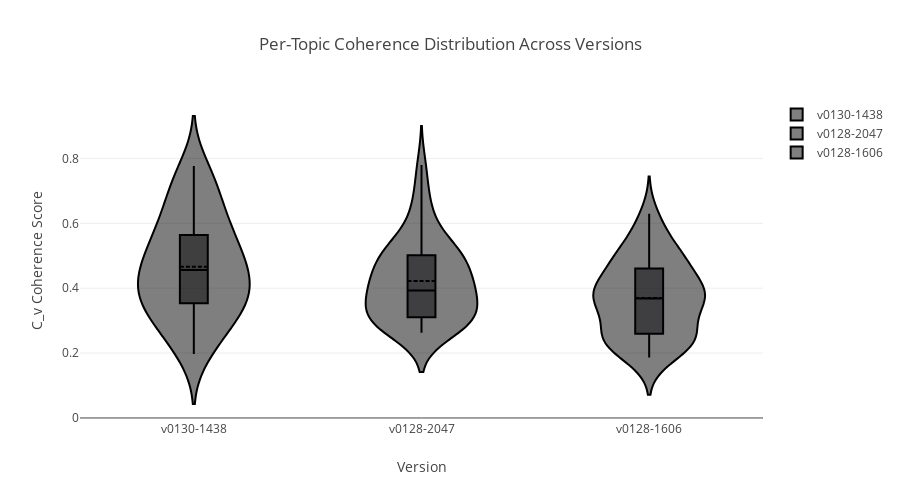

The notebook cell this image was saved under:
### Code cell
# Cell 23: Per-Topic Coherence Distribution
# Violin plot showing coherence distribution per version
fig = go.Figure()

for version_id in version_ids:
    version_name = versions_df[versions_df['id']==version_id]['name'].values[0]
    topic_scores = per_topic_coherence[version_id]
    
    fig.add_trace(go.Violin(
        y=topic_scores['c_v'],
        name=version_name,
        box_visible=True,
        meanline_visible=True
    ))

fig.update_layout(
    title='Per-Topic Coherence Distribution Across Versions',
    yaxis_title='C_v Coherence Score',
    xaxis_title='Version',
    showlegend=True,
    height=500
)
fig.show()

### Figure 1 — Plotly figure (JSON) as saved in the notebook; plotly's stock layout.template omitted (floating-point values rounded to 4 significant figures)
{"data": [{"box": {"visible": true}, "meanline": {"visible": true}, "name": "v0130-1438", "type": "violin", "y": [0.4754, 0.3848, 0.552, 0.2828, 0.4444, 0.6484, 0.3643, 0.6994, 0.4125, 0.7765, 0.3793, 0.2879, 0.5462, 0.6771, 0.5687, 0.6175, 0.3859, 0.4616, 0.4718, 0.4674, 0.635, 0.2366, 0.6032, 0.4588, 0.3737, 0.1973, 0.7016, 0.4428, 0.7419, 0.4043, 0.3197, 0.2346, 0.5585, 0.5095, 0.3507, 0.3209, 0.4537, 0.329, 0.3179, 0.5279, 0.2104, 0.3569, 0.5502, 0.7734]}, {"box": {"visible": true}, "meanline": {"visible": true}, "name": "v0128-2047", "type": "violin", "y": [0.3088, 0.5393, 0.488, 0.6271, 0.5234, 0.4004, 0.5061, 0.5047, 0.5018, 0.3647, 0.3092, 0.5018, 0.3112, 0.7086, 0.6455, 0.3785, 0.4293, 0.2898, 0.4416, 0.2879, 0.382, 0.2946, 0.4558, 0.3866, 0.3875, 0.4353, 0.4603, 0.7794, 0.5669, 0.3931, 0.3235, 0.2956, 0.2625, 0.3003, 0.4187, 0.292, 0.3122, 0.3364, 0.5639, 0.496, 0.3841, 0.4695, 0.386, 0.2875, 0.2663]}, {"box": {"visible": true}, "meanline": {"visible": true}, "name": "v0128-1606", "type": "violin", "y": [0.4594, 0.3884, 0.3444, 0.2526, 0.2905, 0.3519, 0.5377, 0.6293, 0.4946, 0.4778, 0.262, 0.37, 0.2343, 0.5024, 0.3681, 0.4211, 0.4845, 0.4407, 0.4109, 0.2166, 0.4631, 0.5159, 0.3842, 0.2133, 0.3631, 0.3247, 0.4151, 0.5818, 0.3515, 0.2694, 0.2388, 0.2507, 0.2146, 0.5086, 0.1863, 0.263, 0.379, 0.3633, 0.3489, 0.3858, 0.5919, 0.2454, 0.401, 0.2069, 0.2345]}], "layout": {"height": 500, "showlegend": true, "title": {"text": "Per-Topic Coherence Distribution Across Versions"}, "xaxis": {"title": {"text": "Version"}}, "yaxis": {"title": {"text": "C_v Coherence Score"}}}}
